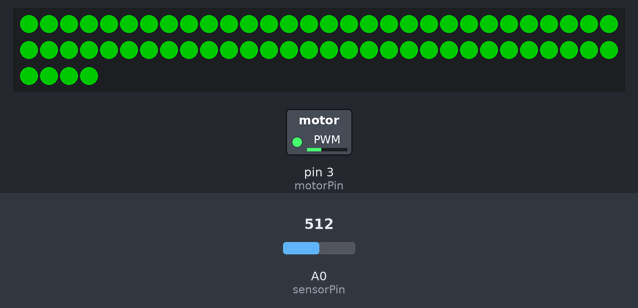
A sketch run on a simulated Arduino Uno, built with avr-gcc and run on an emulated ATmega328P. Shown: 64 RGB LEDs in strip order, left to right, continuing on the next row, switched loads named in the sketch (green lamp = pin HIGH). The test bench sets the inputs (shaded band); at power-on: A0 (sensorPin) = 512. Dim RGB values are drawn brighter than linear; what the sketch prints to the serial monitor is not drawn.

Above: at 0.1 s.
Timing chart, 0 to 1.6 s (numbered marks = the images above):
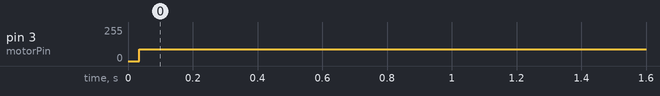

Measured:
- by itself, pin 3 (motorPin): 0/255 → 90/255 at 0.04 s

The sketch:

Dynamic_Noise_Indicator.ino
```cpp
#include <Adafruit_NeoPixel.h>

int sensorPin = A0;
int motorPin = 3;
#define LED_PIN 6
#define LED_COUNT 64

Adafruit_NeoPixel strip(LED_COUNT, LED_PIN, NEO_GRB + NEO_KHZ800);

float dBArray[100] = {0,0,0,0,0,0,0,0,0,0,0,0,0,0,0,0,0,0,0,0,0,0,0,0,0,0,0,0,0,0,0,0,0,0,0,0,0,0,0,0,0,0,0,0,0,0,0,0,0,0,0,0,0,0,0,0,0,0,0,0,0,0,0,0,0,0,0,0,0,0,0,0,0,0,0,0,0,0,0,0,0,0,0,0,0,0,0,0,0,0,0,0,0,0,0,0,0,0,0,0};


const float V_REF = 5;
const float DB_FLOOR = 23.0;
const float DB_CEILING = 60.0;
const float V_SILENCE = 0.005;
const float V_MAX = 5;

void setup() {
  pinMode(sensorPin, INPUT);
  pinMode(motorPin, OUTPUT);
  strip.begin();
  strip.show();
  strip.setBrightness(100);
  Serial.begin(9600);
}

void addValueToArray(float newValue) {
  for (int i = 0; i < 9; i++) {
    dBArray[i] = dBArray[i + 1];
  }
  dBArray[9] = newValue;
}

float findAmplitudeVoltage(int duration) {
  unsigned long startMillis = millis();
  int maxVal = 0;
  int minVal = 1023;

  while (millis() - startMillis < duration) {
    int reading = analogRead(sensorPin);
    if (reading > maxVal) maxVal = reading;
    if (reading < minVal) minVal = reading;
  }


  float voltage = (maxVal - minVal) * (V_REF / 1023.0);
  return voltage;
}

float voltageTodB(float voltage) {
  if (voltage < V_SILENCE) voltage = V_SILENCE;


  float dB = DB_FLOOR + 20.0 * log10(voltage / V_SILENCE);
  dB = constrain(dB, DB_FLOOR, DB_CEILING);
  return dB;
}

float getAverage() {
  float sum = 0;
  for (int i = 0; i < 100; i++) {
    sum += dBArray[i];
  }
  return sum / 10.0;
}

void loop() {
  float voltage = findAmplitudeVoltage(30);
  float dB = voltageTodB(voltage);
  addValueToArray(abs(dB));

  float avgdB = getAverage();

  avgdB = abs(avgdB);


  int maxSpeed = 255;
  int minSpeed = 90;
  int motorValue = map((int)avgdB, 48, 60, minSpeed, maxSpeed);
  motorValue = constrain(motorValue, minSpeed, maxSpeed);
  analogWrite(motorPin, motorValue);


  int colorShift = map((int)avgdB, 48, 60, 0, 255);
  colorShift = constrain(colorShift, 0, 255);
  int red = colorShift;
  int green = 255 - colorShift;

  for (int i = 0; i < LED_COUNT; i++) {
    strip.setPixelColor(i, strip.Color(red, green, 0));
  }
  strip.show();

  Serial.print("Voltage: "); Serial.print(voltage, 3);
  Serial.print("\t dB: ");    Serial.print(dB, 1);
  Serial.print("\t Avg dB: "); Serial.print(avgdB, 1);
  Serial.print("\t Red: ");   Serial.print(red);
  Serial.print("\t Green: "); Serial.println(green);

  // delay(5);
}
```
